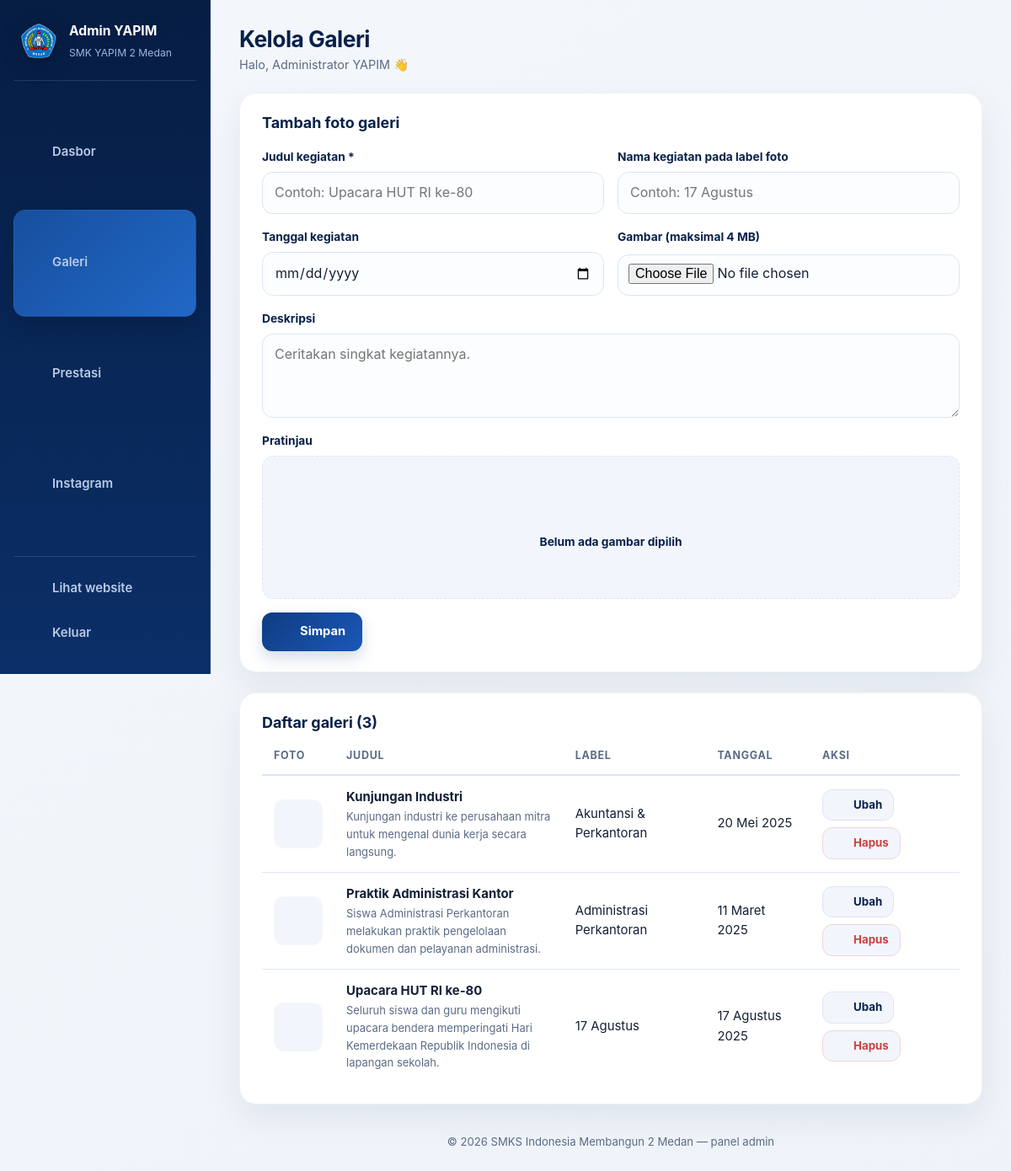
Page /admin/galeri.php (signed in) on the committed database.
### tables this page shows
CREATE TABLE `galeri` (
  `id`         INT(11) NOT NULL AUTO_INCREMENT,
  `judul`      VARCHAR(150) NOT NULL,
  `kategori`   VARCHAR(80)  DEFAULT NULL,
  `tanggal`    DATE         DEFAULT NULL,
  `deskripsi`  TEXT         DEFAULT NULL,
  `gambar`     VARCHAR(255) NOT NULL,
  `created_at` TIMESTAMP NOT NULL DEFAULT CURRENT_TIMESTAMP,
  PRIMARY KEY (`id`)
);

### config/koneksi.php (called while the page is built, shortened)
<?php
function e($teks)
{
    return htmlspecialchars((string)$teks, ENT_QUOTES, 'UTF-8');
}
function ambilSemua(PDO $pdo, $sql, $params = [])
{
    $stmt = $pdo->prepare($sql);
    $stmt->execute($params);
    return $stmt->fetchAll();
}
function tanggalIndo($tgl)
{
    $bulan = [1=>'Januari','Februari','Maret','April','Mei','Juni','Juli',
              'Agustus','September','Oktober','November','Desember'];
    $t = date_create($tgl);
    return date_format($t, 'j') . ' ' . $bulan[(int)date_format($t, 'n')] . ' ' . date_format($t, 'Y');
}

### admin/auth.php (called while the page is built, shortened)
<?php
require_once __DIR__ . '/../config/koneksi.php';
require_once __DIR__ . '/../includes/ikon.php';
function gambarAdmin($nama, $folder)
{
    return '';
}

### admin/galeri.php (the view, shortened to what this page needs)
<?php
require_once __DIR__ . '/auth.php';
$folder = 'galeri';
$ubah = null;
$data = ambilSemua($pdo, "SELECT * FROM galeri ORDER BY id DESC");
require __DIR__ . '/inc/atas.php';
?>
<div class="panel" id="form">
  <div class="panel__kepala">
    <h2><?= $ubah ? 'Ubah foto galeri' : 'Tambah foto galeri' ?></h2>
  </div>
  <form method="post" enctype="multipart/form-data" class="form form--grid">
    <label class="form__baris">
      <span>Judul kegiatan *</span>
      <input type="text" name="judul" required value="<?= e($ubah['judul'] ?? '') ?>" placeholder="Contoh: Upacara HUT RI ke-80">
    </label>
    <label class="form__baris">
      <span>Nama kegiatan pada label foto</span>
      <input type="text" name="kategori" value="<?= e($ubah['kategori'] ?? '') ?>" placeholder="Contoh: 17 Agustus">
    </label>
    <label class="form__baris">
      <span>Tanggal kegiatan</span>
      <input type="date" name="tanggal" value="<?= e($ubah['tanggal'] ?? '') ?>">
    </label>
    <label class="form__baris">
      <span>Gambar (maksimal 4 MB) <?= $ubah ? '(kosongkan kalau tidak diganti)' : '' ?></span>
      <input type="file" name="gambar" accept="image/*" data-pratinjau="pratinjauGaleri" data-maks-mb="4">
    </label>
    <label class="form__baris form__baris--lebar">
      <span>Deskripsi</span>
      <textarea name="deskripsi" rows="3" placeholder="Ceritakan singkat kegiatannya."><?= e($ubah['deskripsi'] ?? '') ?></textarea>
    </label>
    <div class="form__baris form__baris--lebar">
      <span>Pratinjau</span>
      <div class="pratinjau" id="pratinjauGaleri">
        <?php $imgUbah = $ubah ? gambarAdmin($ubah['gambar'], $folder) : ''; ?>
        <?php if ($imgUbah): ?>
          <img src="<?= e($imgUbah) ?>" alt="Pratinjau">
        <?php else: ?>
          <span class="pratinjau__kosong"><?= ikon('foto', 26) ?> Belum ada gambar dipilih</span>
        <?php endif; ?>
      </div>
    </div>
    <div class="form__aksi form__baris--lebar">
      <button class="tbl tbl--utama" type="submit"><?= ikon('plus', 17) ?> <?= $ubah ? 'Simpan perubahan' : 'Simpan' ?></button>
    </div>
  </form>
</div>
<div class="panel">
  <div class="panel__kepala">
    <h2>Daftar galeri (<?= count($data) ?>)</h2>
  </div>
  <?php if (empty($data)): ?>
    <p class="hampa">Belum ada foto. Tambahkan lewat formulir di atas.</p>
  <?php else: ?>
  <div class="tabel-gulir">
    <table class="tabel">
      <thead>
        <tr><th>Foto</th><th>Judul</th><th>Label</th><th>Tanggal</th><th>Aksi</th></tr>
      </thead>
      <tbody>
        <?php foreach ($data as $d): $img = gambarAdmin($d['gambar'], $folder); ?>
        <tr>
          <td><span class="mini-foto mini-foto--besar"><?= $img ? '<img src="' . e($img) . '" alt="">' : ikon('foto', 20) ?></span></td>
          <td>
            <b><?= e($d['judul']) ?></b>
            <?php if ($d['deskripsi']): ?><small class="sel-ket"><?= e($d['deskripsi']) ?></small><?php endif; ?>
          </td>
          <td><?= e($d['kategori']) ?></td>
          <td><?= e(tanggalIndo($d['tanggal'])) ?></td>
          <td>
            <div class="aksi">
              <a class="tbl tbl--kecil" href="galeri.php?ubah=<?= (int)$d['id'] ?>#form"><?= ikon('pensil', 15) ?> Ubah</a>
              <form method="post" data-konfirmasi="Hapus foto ini dari galeri?">
                <button class="tbl tbl--kecil tbl--merah" type="submit"><?= ikon('hapus', 15) ?> Hapus</button>
              </form>
            </div>
          </td>
        </tr>
        <?php endforeach; ?>
      </tbody>
    </table>
  </div>
  <?php endif; ?>
</div>
<?php require __DIR__ . '/inc/bawah.php'; ?>

### includes/ikon.php (shortened to what this page needs)
<?php
function ikon($nama, $ukuran = 20)
{
    $isi = isset($p[$nama]) ? $p[$nama] : $p['beranda'];
    return '<svg class="ikon" width="' . (int)$ukuran . '" height="' . (int)$ukuran . '" viewBox="0 0 24 24" '
         . 'fill="none" stroke="currentColor" stroke-width="1.7" stroke-linecap="round" '
         . 'stroke-linejoin="round" aria-hidden="true">' . $isi . '</svg>';
}

### assets/css/admin.css (style rules this page uses)
:root { --biru-tua:#08214a; --biru:#0f3c82; --biru-muda:#1b58b8; --emas:#f5b301; --krem:#f2f6fc; --abu:#5b6b85; --garis:#dde5f1; --hitam:#132036; --merah:#c94141; --hijau:#1f9d6b; --radius:16px; --bayang:0 12px 30px rgba(8,33,74,.09); --transisi:.25s ease; }
*,*::before,*::after { box-sizing:border-box }
body { margin:0;background:var(--krem);color:var(--hitam); font-family:"Segoe UI",Roboto,"Helvetica Neue",Arial,sans-serif;line-height:1.6; }
a { color:inherit;text-decoration:none }
h1,h2,h3 { margin:0;line-height:1.25 }
button { font:inherit;cursor:pointer;border:0;background:none;color:inherit }
.ikon { flex:0 0 auto }
.samping__tautan .ikon { color:var(--emas) }
.samping__tautan.aktif .ikon { color:#fff }
.panel { background:#fff;border-radius:var(--radius);padding:24px 26px;box-shadow:var(--bayang);margin-bottom:24px }
.panel__kepala { display:flex;justify-content:space-between;align-items:center;gap:14px;margin-bottom:18px;flex-wrap:wrap }
.panel__kepala h2 { font-size:1.12rem;color:var(--biru-tua) }
.mini-foto { display:grid;place-items:center;width:44px;height:44px;border-radius:12px;overflow:hidden; background:var(--krem);color:var(--biru-muda);flex:0 0 auto; }
.mini-foto--besar { width:58px;height:58px }
.form { display:grid;gap:16px }
.form--grid { grid-template-columns:repeat(2,minmax(0,1fr)) }
.form__baris { display:grid;gap:7px }
.form__baris--lebar { grid-column:1/-1 }
.form__baris span { font-size:.86rem;font-weight:700;color:var(--biru-tua) }
.form__baris input,.form__baris textarea,.form__baris select { width:100%;padding:11px 14px;border:1.6px solid var(--garis);border-radius:11px; font:inherit;color:var(--hitam);background:#fff;transition:border-color var(--transisi),box-shadow var(--transisi); }
.form__baris textarea { resize:vertical }
.form__baris input[type=file] { padding:9px 12px;background:var(--krem);cursor:pointer }
.form__aksi { display:flex;gap:12px;flex-wrap:wrap }
.pratinjau { display:grid;place-items:center;min-height:170px;border-radius:14px;overflow:hidden; background:var(--krem);border:1.6px dashed var(--garis); }
.pratinjau__kosong { display:flex;flex-direction:column;align-items:center;gap:8px;color:var(--abu);font-size:.88rem }
.tbl { display:inline-flex;align-items:center;justify-content:center;gap:8px; padding:11px 20px;border-radius:11px;font-weight:700;font-size:.92rem; background:var(--krem);color:var(--biru-tua); transition:background var(--transisi),color var(--transisi),transform var(--transisi); }
.tbl--utama { background:var(--biru);color:#fff }
.tbl--kecil { padding:7px 13px;font-size:.83rem;border:1.4px solid var(--garis) }
.tbl--merah { color:var(--merah);border-color:#f1d4d4 }
.tabel-gulir { overflow-x:auto }
.tabel { width:100%;border-collapse:collapse;min-width:720px }
.tabel th { text-align:left;font-size:.78rem;letter-spacing:.06em;text-transform:uppercase; color:var(--abu);padding:0 14px 12px;border-bottom:2px solid var(--garis); }
.tabel td { padding:14px;border-bottom:1px solid var(--garis);vertical-align:middle;font-size:.93rem }
.tabel tr:last-child td { border-bottom:0 }
.tabel tbody tr { transition:background var(--transisi) }
.sel-ket { display:block;color:var(--abu);font-size:.81rem;max-width:42ch }
.aksi { display:flex;gap:8px;flex-wrap:wrap }
.aksi form { margin:0 }
body.admin-elegan { background:linear-gradient(145deg,#f4f7fb,#eef3f9);font-family:"Inter","Segoe UI",Roboto,Arial,sans-serif }
.admin-elegan .panel { border:1px solid rgba(8,33,74,.06);box-shadow:0 16px 40px rgba(8,33,74,.07);border-radius:20px }
.admin-elegan .tbl { border-radius:12px }
.admin-elegan .tbl--utama { background:linear-gradient(135deg,#0f3c82,#1b58b8);box-shadow:0 8px 18px rgba(15,60,130,.18) }
.admin-elegan .form__baris input,.admin-elegan .form__baris textarea,.admin-elegan .form__baris select { border-radius:13px;background:#fbfdff }

### rows in the picture
galeri: $ukuran 20 (drawn), judul "Kunjungan Industri", deskripsi "Kunjungan industri ke perusahaan mitra untuk mengenal dunia kerja secara langsung.", kategori "Akuntansi & Perkantoran", tanggal "20 Mei 2025"
galeri: $ukuran 20 (drawn), judul "Praktik Administrasi Kantor", deskripsi "Siswa Administrasi Perkantoran melakukan praktik pengelolaan dokumen dan pelayanan administrasi.", kategori "Administrasi Perkantoran", tanggal "11 Maret 2025"
galeri: $ukuran 20 (drawn), judul "Upacara HUT RI ke-80", deskripsi "Seluruh siswa dan guru mengikuti upacara bendera memperingati Hari Kemerdekaan Republik Indonesia di lapangan sekolah.", kategori "17 Agustus", tanggal "17 Agustus 2025"

### other values in the picture
$m['label'] "Dasbor"
$m['label'] "Galeri"
$m['label'] "Prestasi"
$m['label'] "Instagram"
$judul_admin "Kelola Galeri"
$_SESSION['admin_nama'] "Administrator YAPIM"
count($data) "3"
